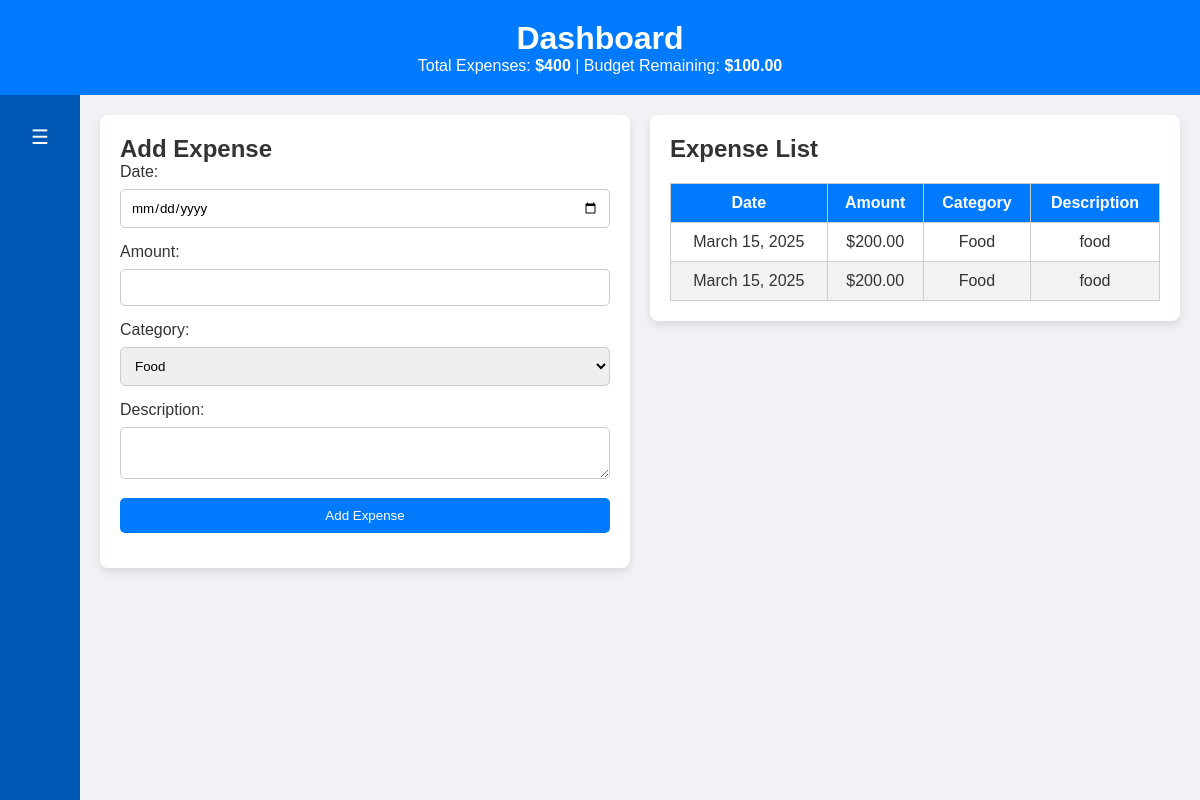
The app's page /home/ (signed in) with its own data.
### expenses/models.py (models this page shows, shortened)
class User(models.Model):
    user= models.OneToOneField(Registerd_user, on_delete= models.CASCADE , related_name= 'user_profile')
    email = models.EmailField(max_length=50 , default= 'Update_your_email@gmail.com')
    total_budget = models.DecimalField( max_digits= 10 , decimal_places= 2 , default= 0)
    budget_remaining = models.DecimalField( max_digits= 10 , decimal_places= 2 , default =0)

class Expenses(models.Model):
    user= models.ForeignKey(Registerd_user,on_delete= models.CASCADE , related_name= 'expenses')
    date = models.DateField()
    amount = models.DecimalField(max_digits= 10 , decimal_places= 2 , default =0)
    category = models.CharField(max_length=20 , choices=[
        ('Food', 'Food'),
        ('Transport', 'Transport'),
        ('Shopping', 'Shopping'),
        ('Others', 'Others'),
    ])
    description = models.TextField(blank= True)

### expenses/views.py (the view)
# urls.py: path('home/', home ) ,
def  home( request) :
    session_user = request.session.get('username')
    user_details = Registerd_user.objects.get(username=session_user)
    user_profile_dtl= user_details.user_profile
    user_expn_profile = user_details.expenses.aggregate(total_amount=Sum('amount'))
    total_expenses = user_expn_profile['total_amount'] or 0
    amount_summary =  { 'total_expenses' :  total_expenses , 'budget_remaining' : user_profile_dtl.budget_remaining
                        }
    expens= user_details.expenses.all().order_by('-date')
    if(total_expenses ==0 ) : expens={}
    return render(request , 'expenses/home.html' , { 'amount': amount_summary , 'expenses' : expens})

### templates/expenses/home.html (shortened to what this page needs)
<!DOCTYPE html>
<html lang="en">
<head>
  {% load static %}
  <link rel="stylesheet" href="{% static 'styles.css' %}">
</head>
<body>
  <header id="header">
    <h1>Dashboard</h1>
    <p>Total Expenses: <strong>${{ amount.total_expenses }}</strong> | Budget Remaining: <strong>${{ amount.budget_remaining }}</strong></p>
  </header>
  <div id="content-wrapper">
    <div id="sidebar" class="collapsed">
      <button id="toggle-btn">☰</button>
    </div>
    <main>
      <div id="left-panel">
        <section>
          <h2>Add Expense</h2>
          <form action="/add_expense/" method="post">
            <label for="date">Date:</label>
            <input type="date" id="date" name="date" required />
            <label for="amount">Amount:</label>
            <input type="number" id="amount" name="amount" required />
            <label for="category">Category:</label>
            <select id="category" name="category" required>
              <option value="Food">Food</option>
            </select>
            <label for="description">Description:</label>
            <textarea id="description" name="description"></textarea>
            <button type="submit">Add Expense</button>
          </form>
        </section>
      </div>
      <div id="right-panel">
        <section>
          <h2>Expense List</h2>
          <table>
            <thead>
              <tr>
                <th>Date</th>
                <th>Amount</th>
                <th>Category</th>
                <th>Description</th>
              </tr>
            </thead>
            <tbody>
              {% for expense in expenses %}
              <tr>
                <td>{{ expense.date }}</td>
                <td>${{ expense.amount }}</td>
                <td>{{ expense.category }}</td>
                <td>{{ expense.description }}</td>
              </tr>
              {% empty %}
              <tr>
                <td colspan="4">No expenses found</td>
              </tr>
              {% endfor %}
            </tbody>
          </table>
        </section>
      </div>
    </main>
  </div>
</body>
</html>

### static/styles.css (style rules this page uses)
* { margin: 0; padding: 0; box-sizing: border-box; font-family: Arial, sans-serif; }
body { display: flex; flex-direction: column; min-height: 100vh; background-color: #f9f9f9; color: #333; }
#header { background-color: #007bff; color: white; padding: 20px; text-align: center; }
#content-wrapper { display: flex; flex: 1; }
#sidebar { width: 250px; background-color: #0056b3; color: white; padding: 20px; display: flex; flex-direction: column; box-sizing: border-box; transition: width 0.3s; }
#sidebar.collapsed { width: 80px; }
#toggle-btn { background-color: transparent; color: white; border: none; font-size: 20px; cursor: pointer; margin-bottom: 20px; }
main { flex-grow: 1; padding: 20px; }
main { display: flex; gap: 20px; background-color: #f0f2f5; box-sizing: border-box; }
#left-panel, #right-panel { flex: 1; min-width: 0; }
section { background-color: white; padding: 20px; border-radius: 8px; box-shadow: 0 4px 8px rgba(0,0,0,0.1); }
form label { display: block; margin-bottom: 8px; }
form input, form select, form textarea, button { width: 100%; padding: 10px; margin-bottom: 15px; border-radius: 5px; border: 1px solid #ccc; }
button { background-color: #007bff; color: white; border: none; cursor: pointer; }
table { width: 100%; border-collapse: collapse; margin-top: 20px; }
th, td { border: 1px solid #ccc; padding: 10px; text-align: center; }
th { background-color: #007bff; color: white; }
tbody tr:nth-child(even) { background-color: #f2f2f2; }

### records on screen
User: budget_remaining "100.00"
Expenses: date "March 15, 2025", amount "200.00", category "Food", description "food"
Expenses: date "March 15, 2025", amount "200.00", category "Food", description "food"

### other values on screen
{{ amount.total_expenses }} "400"
